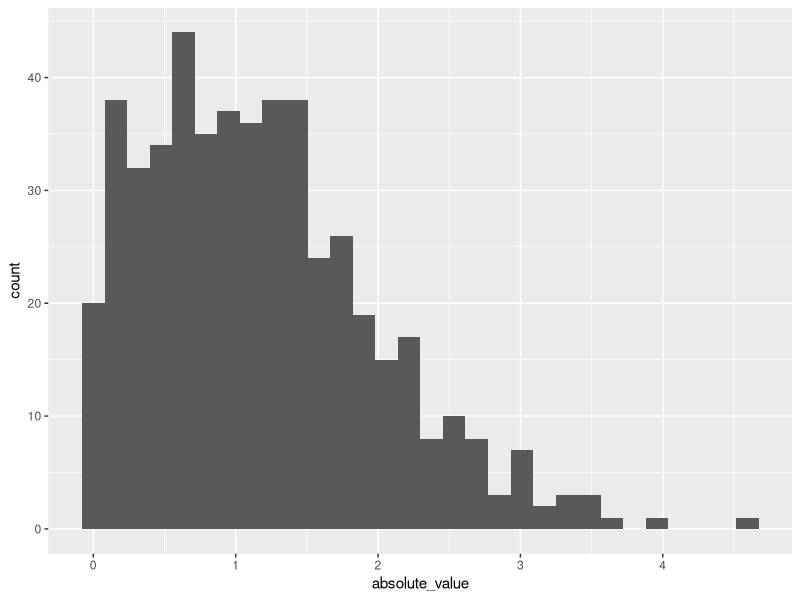

Write the R code that produced this figure.
## ---- chunk 1
library(tidyverse)

samp = rnorm(100)
length(samp)

plot_df = tibble(
  x = rnorm(100),
  y = 1 + 2 * x + rnorm(100)
)

## ---- chunk 2

df = tibble(
  var = rnorm(500, mean = 1),
  greater_than_0 = var > 0,
  absolute_value = abs(var)
)

ggplot(df, aes(x = absolute_value)) + geom_histogram()
